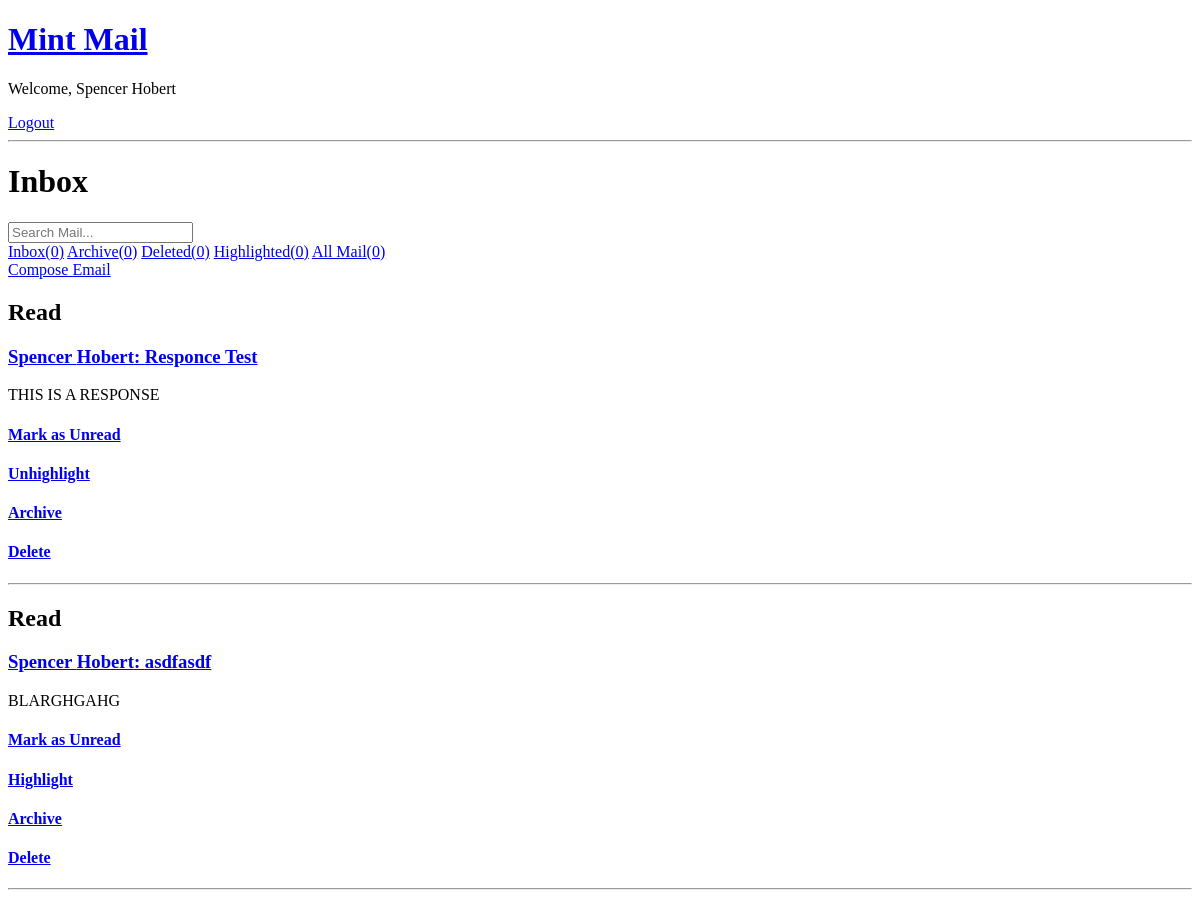
Page / (signed in, upper part) on the earlier database version.
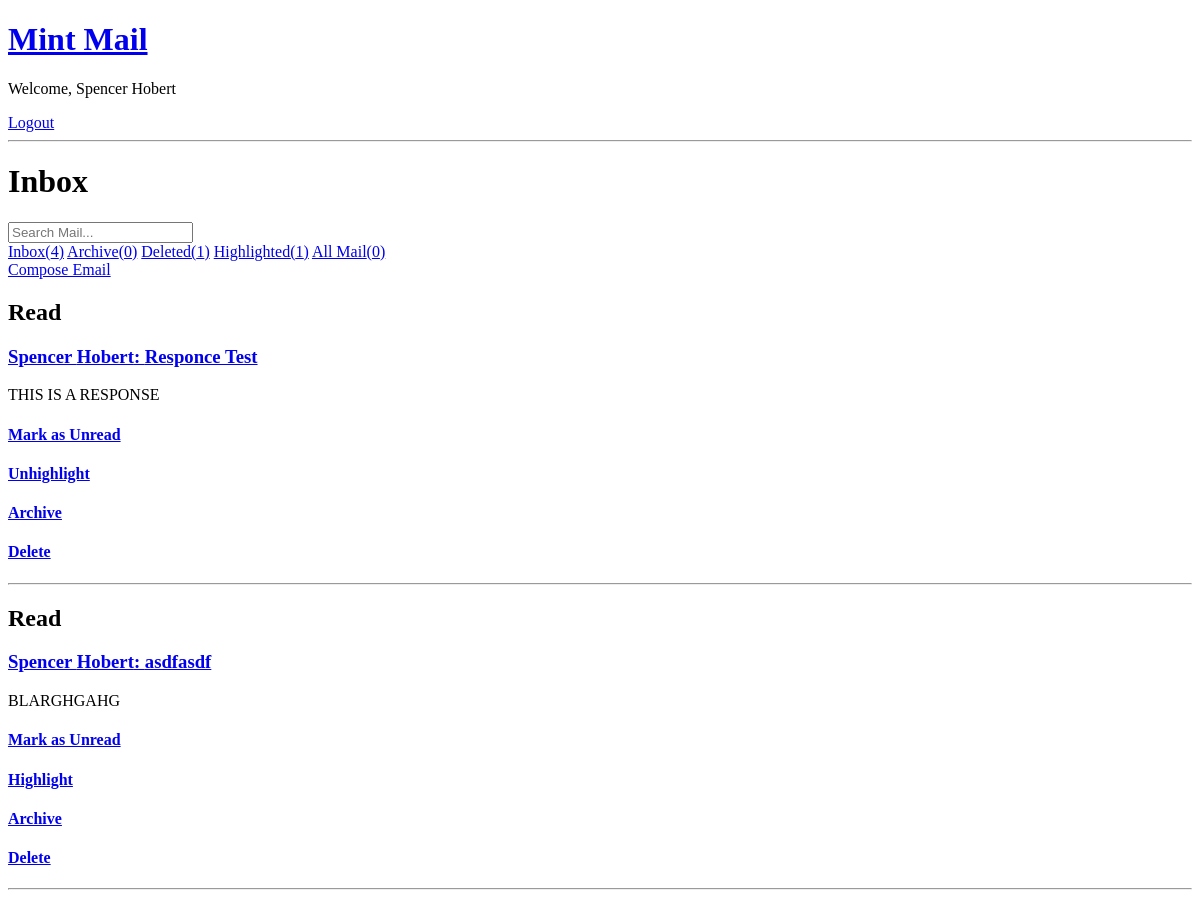
Same page on the later database version.
### base/models.py (models this page shows, shortened)
class Box(models.Model):
    owner = models.ForeignKey(User, on_delete=models.CASCADE, null=True) #null=True IS TEMPORARY. CHANGE LATER.
    name = models.CharField(max_length=11, unique=True) #Name of box. Cannot have duplicate names
    numInside = models.IntegerField(default=0) #Number of emails inside this box

class Mail(models.Model):
    sender = models.ForeignKey(User, on_delete=models.CASCADE, null=True, related_name='sender') #null=True IS TEMPORARY. CHANGE LATER.
    receiver = models.ForeignKey(User, on_delete=models.CASCADE, null=True, related_name='receiver') #null=True IS TEMPORARY. CHANGE LATER.
    currentBox = models.ForeignKey(Box, on_delete=models.CASCADE, null=True) #Which box the mail is currently in. Defaults to Inbox.
    title = models.CharField(max_length=200, blank=False) #Max length of 200 char. Cannot be blank
    previousMail = models.ForeignKey('self', on_delete=models.CASCADE, null=True, blank=True) #Field CAN be blank in forms
    content = models.TextField() #Text field cannot be blank
    sentDate = models.DateTimeField(auto_now_add=True) #Time is saved once it's first created
    isResponse = models.BooleanField(default=False) #If email is a response to another email, true
    isUnread = models.BooleanField(default=True) #If unread, true. Defaults to unread
    isSelected = models.BooleanField(default=False) #If selected, true
    inShadowRealm = models.BooleanField(default=False) #If the email has a reply, hide the old one
    class Meta:
        ordering = ['-sentDate', 'title'] #Newest emails are first

### base/views.py (the view)
# urls.py: path('', views.home, name='home'),
@login_required(login_url='login')
def home(request): #On the homescreen (inbox)
    return box(request, 'Inbox') #Go to the inbox FOR NOW. MAKE INTRO PAGE LATER.

### base/views.py (called while the page is built)
@login_required(login_url='login')
def box(request, name): #Going inside of a box
    if request.GET.get('q') != None: #Search functionality
        q = request.GET.get('q')
        mail = Mail.objects.filter(
            Q(content__icontains=q) |
            Q(title__icontains=q)
            ) #Doesn't currently support searching sender and receivers names, but will add later
    else:
        mail = Mail.objects.all() #Only grab mail that's inside that specific box
    boxes = Box.objects.all()
    box = Box.objects.get(name=name)
    context = {'boxes': boxes, 'box': box, 'mail': mail}
    return render(request, 'box.html', context)

### base/templates/base/box.html
{% extends 'main.html' %}
{% block content %}
<h1>{{ box.name }}</h1>
<form method="GET" action="{% url 'home' %}?q=">
    <input type="text" name="q" placeholder="Search Mail...">
</form>
<div>
    <div>
        {% for b in boxes %}
            <a href="{% url 'box' b.name %}">{{ b.name }}({{ b.numInside }})</a>
        {% endfor %}
    </div>
    <div>
        <a href="{% url 'sendMail' %}">Compose Email</a>
    </div>
    <div>
        {% for letter in mail %}
            {% if letter.inShadowRealm == False %}
            {% if box.name == 'All Mail' or letter.currentBox.name == box.name or box.name == 'Inbox' and letter.currentBox.name == 'Highlighted' or box.name == 'Inbox' and letter.currentBox.name == 'Inbox' %}
                {% if letter.isUnread == True %}
                    <h2>Unread</h2>
                {% else %}
                    <h2>Read</h2>
                {% endif %}
                <a href="{% url 'mail' letter.id %}"><h3>{{letter.sender.first_name}} {{letter.sender.last_name}}: {{letter.title}}</h3></a>
                <p>{{letter.content}}</p>
                <div>
                    <a href="{% url 'markUnreadOrRead' letter.id %}">
                        {% if letter.isUnread == True %}
                            <h4>Mark as Read</h4>
                        {% else %}
                            <h4>Mark as Unread</h4>
                        {% endif %}
                    </a>
                    {% if letter.currentBox.name == 'Highlighted' %}
                        <a href="{% url 'moveMailToBox' letter.id 'Inbox' %}">
                            <h4>Unhighlight</h4>
                        </a>
                    {% else %}
                        <a href="{% url 'moveMailToBox' letter.id 'Highlighted' %}">
                            <h4>Highlight</h4>
                        </a>
                    {% endif %}
                    {% if letter.currentBox.name == 'Archive' %}
                        <a href="{% url 'moveMailToBox' letter.id 'Inbox' %}">
                            <h4>Take out of Archive</h4>
                        </a>
                    {% else %}
                        <a href="{% url 'moveMailToBox' letter.id 'Archive' %}">
                            <h4>Archive</h4>
                        </a>
                    {% endif %}
                    {% if letter.currentBox.name == 'Deleted' %}
                        <a href="{% url 'moveMailToBox' letter.id 'Inbox' %}">
                            <h4>Restore</h4>
                        </a>
                    {% else %}
                        <a href="{% url 'moveMailToBox' letter.id 'Deleted' %}">
                            <h4>Delete</h4>
                        </a>
                    {% endif %}
                </div>
                <hr>
            {% endif %}
            {% endif %}
        {% endfor %}
    </div>
</div>
{% endblock content %}

### templates/main.html (shortened to what this page needs)
<!DOCTYPE html>
<html lang="en">
<head>
</head>
<body>
    {% include 'navbar.html' %}
    {% block content %}
    {% endblock %}
</body>
</html>

### templates/navbar.html
<a href="{% url 'box' 'Inbox' %}">
    <h1>Mint Mail</h1>
</a>
{% if request.user.is_authenticated %}
    <p>Welcome, {{ request.user.first_name }} {{ request.user.last_name }}</p>
    <a href="{% url 'logout' %}">Logout</a>
{% else %}
    <a href="{% url 'login' %}">Login</a>
{% endif %}
<hr>

Differences in the rows shown:
changed Box "Inbox": numInside "0" → "4"
changed Box "Deleted": numInside "0" → "1"
changed Box "Highlighted": numInside "0" → "1"
